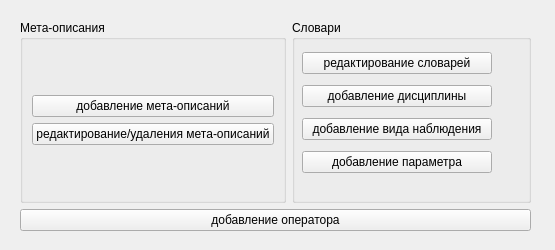
<?xml version="1.0" encoding="UTF-8"?>
<ui version="4.0">
 <class>WorkWindowAdm</class>
 <widget class="QWidget" name="WorkWindowAdm">
  <property name="geometry">
   <rect>
    <x>0</x>
    <y>0</y>
    <width>555</width>
    <height>250</height>
   </rect>
  </property>
  <property name="windowTitle">
   <string>Form</string>
  </property>
  <widget class="QWidget" name="layoutWidget">
   <property name="geometry">
    <rect>
     <x>20</x>
     <y>20</y>
     <width>511</width>
     <height>211</height>
    </rect>
   </property>
   <layout class="QVBoxLayout" name="verticalLayout_2">
    <item>
     <layout class="QHBoxLayout" name="horizontalLayout">
      <item>
       <widget class="QGroupBox" name="groupBox_2">
        <property name="title">
         <string>Мета-описания</string>
        </property>
        <layout class="QGridLayout" name="gridLayout_2">
         <item row="0" column="0">
          <layout class="QGridLayout" name="gridLayout_3">
           <item row="0" column="0">
            <widget class="QPushButton" name="new_meta">
             <property name="text">
              <string>добавление мета-описаний</string>
             </property>
            </widget>
           </item>
           <item row="1" column="0">
            <widget class="QPushButton" name="meta">
             <property name="text">
              <string>редактирование/удаления мета-описаний</string>
             </property>
            </widget>
           </item>
          </layout>
         </item>
        </layout>
       </widget>
      </item>
      <item>
       <widget class="QGroupBox" name="groupBox">
        <property name="title">
         <string>Словари</string>
        </property>
        <widget class="QWidget" name="layoutWidget">
         <property name="geometry">
          <rect>
           <x>10</x>
           <y>27</y>
           <width>190</width>
           <height>132</height>
          </rect>
         </property>
         <layout class="QVBoxLayout" name="verticalLayout">
          <item>
           <widget class="QPushButton" name="edit_vocab">
            <property name="text">
             <string>редактирование словарей</string>
            </property>
           </widget>
          </item>
          <item>
           <widget class="QPushButton" name="discip">
            <property name="text">
             <string>добавление дисциплины</string>
            </property>
           </widget>
          </item>
          <item>
           <widget class="QPushButton" name="type_of_obs">
            <property name="enabled">
             <bool>true</bool>
            </property>
            <property name="text">
             <string>добавление вида наблюдения</string>
            </property>
           </widget>
          </item>
          <item>
           <widget class="QPushButton" name="option">
            <property name="text">
             <string>добавление параметра</string>
            </property>
           </widget>
          </item>
         </layout>
        </widget>
       </widget>
      </item>
     </layout>
    </item>
    <item>
     <widget class="QPushButton" name="operator_2">
      <property name="text">
       <string>добавление оператора</string>
      </property>
     </widget>
    </item>
   </layout>
  </widget>
 </widget>
 <resources/>
 <connections/>
</ui>
